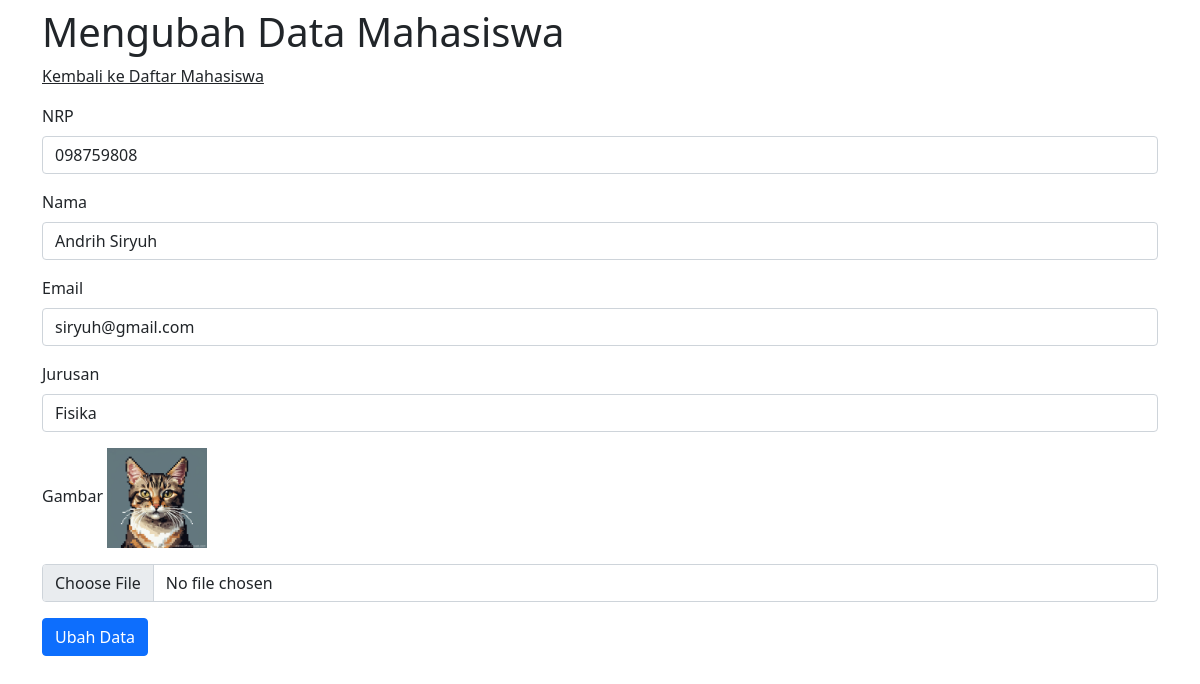
/pertemuan15/ubah.php?id=1 (signed in), run on the app's committed database.
### tables this page shows
CREATE TABLE `mahasiswa` (
  `id` int(11) NOT NULL,
  `nama` varchar(200) NOT NULL,
  `nrp` char(9) NOT NULL,
  `email` varchar(100) NOT NULL,
  `jurusan` varchar(100) NOT NULL,
  `gambar` varchar(100) NOT NULL
);

### pertemuan15/functions.php (called while the page is built, shortened)
<?php
$conn = mysqli_connect("localhost", "root", "", "phpdasar");
function query($query)
{
    global $conn;
    $result = mysqli_query($conn, $query);
    $rows = [];
    while ($row = mysqli_fetch_assoc($result)) {
        $rows[] = $row;
    }
    return $rows;
}

### pertemuan15/ubah.php (the view, shortened to what this page needs)
<?php
require "functions.php";
$id = $_GET["id"];
$mhs = query("SELECT * FROM mahasiswa WHERE id = $id")[0];
?>
<!DOCTYPE html>
<html lang="en">
<head>
    <link rel="stylesheet" href="css/bootstrap.min.css">
</head>
<body>
    <div class="container-md mt-2">
        <h1>Mengubah Data Mahasiswa</h1>
        <a class="text-dark" href="index.php">Kembali ke Daftar Mahasiswa</a>
        <div class="my-3">
            <form action="" method="post" enctype="multipart/form-data">
                <div class="mb-3">
                    <label for="nrp" class="form-label">NRP</label>
                    <input type="text" class="form-control" id="nrp" name="nrp" value="<?= $mhs["nrp"]; ?>">
                </div>
                <div class="mb-3">
                    <label for="nama" class="form-label">Nama</label>
                    <input type="text" class="form-control" id="nama" name="nama" value="<?= $mhs["nama"]; ?>">
                </div>
                <div class="mb-3">
                    <label for="email" class="form-label">Email</label>
                    <input type="email" class="form-control" id="email" name="email" value="<?= $mhs["email"]; ?>">
                </div>
                <div class="mb-3">
                    <label for="jurusan" class="form-label">Jurusan</label>
                    <input type="text" class="form-control" id="jurusan" name="jurusan" value="<?= $mhs["jurusan"]; ?>">
                </div>
                <div class="mb-3">
                    <label for="gambar" class="form-label">Gambar</label>
                    <img src="img/<?= $mhs["gambar"]; ?>" width="100">
                    <input type="file" class="form-control mt-3" id="gambar" name="gambar">
                </div>
                <button type="submit" class="btn btn-primary" name="submit">Ubah Data</button>
            </form>
        </div>
</body>
</html>

### data on the page
mahasiswa: nrp "098759808", nama "Andrih Siryuh", email "siryuh@gmail.com", jurusan "Fisika", gambar (picture)
